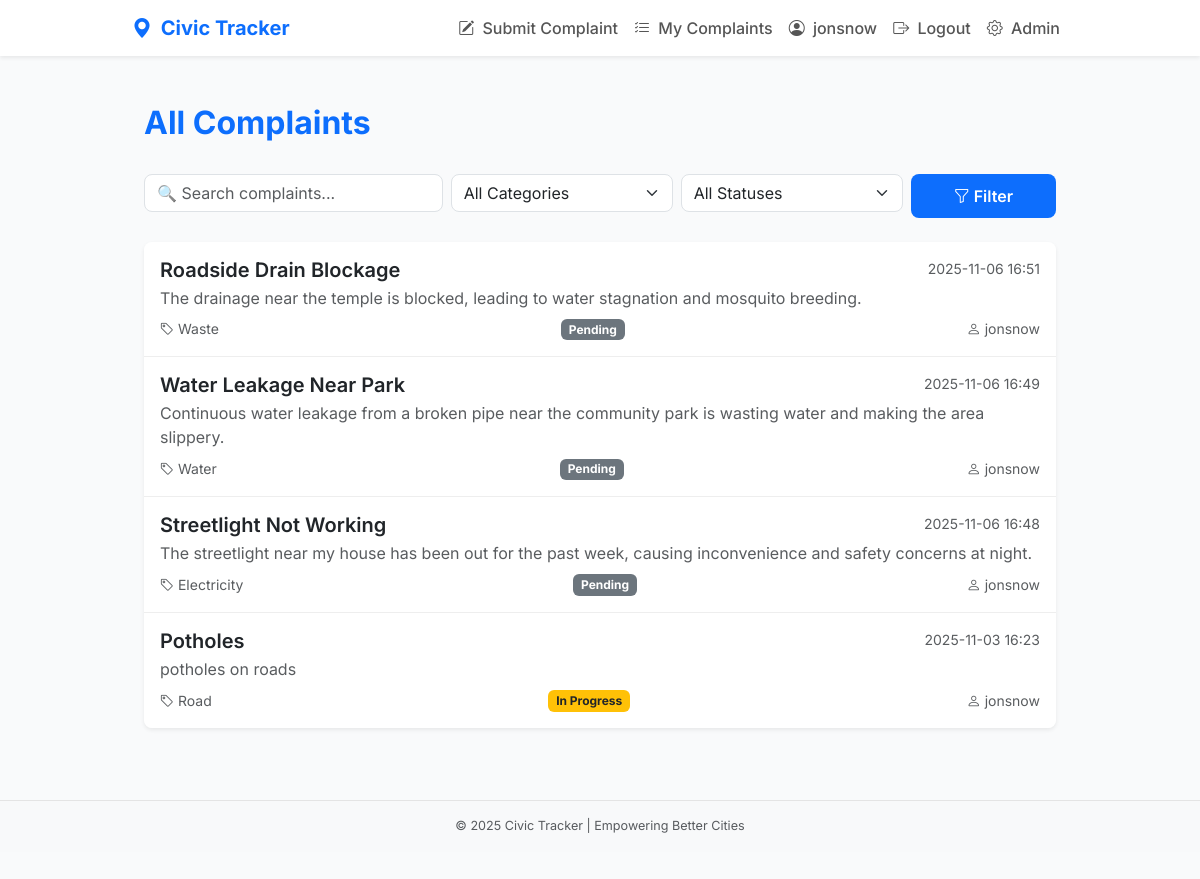
The app's page /complaints/ (signed in) with its own data.
### complaints/models.py (models this page shows, shortened)
class Complaint(models.Model):
    CATEGORY_CHOICES = [
        ('Road', 'Road'),
        ('Electricity', 'Electricity'),
        ('Water', 'Water'),
        ('Waste', 'Waste'),
    ]
    STATUS_CHOICES = [
        ('Pending', 'Pending'),
        ('In Progress', 'In Progress'),
        ('Resolved', 'Resolved'),
        ('Rejected', 'Rejected'),
    ]
    user = models.ForeignKey(settings.AUTH_USER_MODEL, on_delete=models.CASCADE, related_name='complaints')
    title = models.CharField(max_length=200)
    category = models.CharField(max_length=50, choices=CATEGORY_CHOICES)
    description = models.TextField()
    location = models.CharField(max_length=255)
    image = models.ImageField(upload_to='complaints/', blank=True, null=True)
    status = models.CharField(max_length=20, choices=STATUS_CHOICES, default='Pending')
    remarks = models.TextField(blank=True)
    created_at = models.DateTimeField(auto_now_add=True)
    class Meta:
        ordering = ['-created_at']

### complaints/views.py (the view)
# urls.py: path('complaints/', views.complaint_list, name='complaint_list'),
@login_required
def complaint_list(request):
    q = request.GET.get('q', '')
    category = request.GET.get('category', '')
    status = request.GET.get('status', '')
    if request.user.is_superuser:
        qs = Complaint.objects.all()
    else:
        qs = Complaint.objects.filter(user=request.user)
    if q:
        qs = qs.filter(Q(title__icontains=q) | Q(description__icontains=q))
    if category:
        qs = qs.filter(category=category)
    if status:
        qs = qs.filter(status=status)
    categories = [c[0] for c in Complaint.CATEGORY_CHOICES]
    statuses = [s[0] for s in Complaint.STATUS_CHOICES]
    return render(request, 'complaints/complaint_list.html', {
        'complaints': qs,
        'q': q,
        'category': category,
        'status': status,
        'categories': categories,
        'statuses': statuses,
    })

### templates/complaints/complaint_list.html (shortened to what this page needs)
{% extends 'complaints/base.html' %}
{% block content %}
<div class="container py-4">
  <div class="d-flex flex-wrap justify-content-between align-items-center mb-4">
    <h2 class="fw-bold text-primary mb-2">All Complaints</h2>
  </div>
  <form class="row g-2 mb-4" method="get">
    <div class="col-md-4">
      <input
        type="text"
        name="q"
        class="form-control"
        placeholder="🔍 Search complaints..."
        value="{{ q }}"
      />
    </div>
    <div class="col-md-3">
      <select name="category" class="form-select">
        <option value="">All Categories</option>
      </select>
    </div>
    <div class="col-md-3">
      <select name="status" class="form-select">
        <option value="">All Statuses</option>
      </select>
    </div>
    <div class="col-md-2">
      <button class="btn btn-primary w-100" type="submit">
        <i class="bi bi-funnel"></i> Filter
      </button>
    </div>
  </form>
  <div class="list-group shadow-sm rounded-3">
    {% for c in complaints %}
    <a
      class="list-group-item list-group-item-action py-3"
      href="{% url 'complaint_detail' c.pk %}"
    >
      <div class="d-flex w-100 justify-content-between align-items-start">
        <h5 class="mb-1 fw-semibold text-dark">{{ c.title }}</h5>
        <small class="text-muted">{{ c.created_at|date:'Y-m-d H:i' }}</small>
      </div>
      <p class="mb-2 text-muted">{{ c.description|truncatechars:140 }}</p>
      <div class="d-flex flex-wrap justify-content-between align-items-center small text-muted">
        <span><i class="bi bi-tag"></i> {{ c.category }}</span>
        <span>
          <span class="badge
            {% if c.status == 'Resolved' %} bg-success
            {% elif c.status == 'In Progress' %} bg-warning text-dark
            {% elif c.status == 'Pending' %} bg-secondary
            {% else %} bg-light text-dark
            {% endif %}
          ">
            {{ c.status }}
          </span>
        </span>
        <span><i class="bi bi-person"></i> {{ c.user.username }}</span>
      </div>
    </a>
    {% empty %}
    <div class="text-center py-4 text-muted">
      <i class="bi bi-emoji-neutral fs-3 d-block mb-2"></i>
      <p>No complaints found.</p>
    </div>
    {% endfor %}
  </div>
</div>
{% endblock %}

### templates/complaints/base.html (shortened to what this page needs)
{% load static %}
<!DOCTYPE html>
<html lang="en">
  <head>
    <link
      href="https://cdn.jsdelivr.net/npm/bootstrap@5.3.0/dist/css/bootstrap.min.css"
      rel="stylesheet"
    />
    <link rel="stylesheet" href="{% static 'css/styles.css' %}" />
  </head>
  <body>
    <nav class="navbar navbar-expand-lg navbar-light bg-white shadow-sm sticky-top">
      <div class="container">
        <a class="navbar-brand fw-bold text-primary" href="{% url 'home' %}">
          <i class="bi bi-geo-alt-fill me-1"></i> Civic Tracker
        </a>
        <div class="collapse navbar-collapse" id="navmenu">
          <ul class="navbar-nav ms-auto">
            <li class="nav-item">
              <a class="nav-link" href="{% url 'submit_complaint' %}">
                <i class="bi bi-pencil-square me-1"></i> Submit Complaint
              </a>
            </li>
            <li class="nav-item">
              <a class="nav-link" href="{% url 'complaint_list' %}">
                <i class="bi bi-list-check me-1"></i> My Complaints
              </a>
            </li>
            {% if user.is_authenticated %}
            <li class="nav-item">
              <a class="nav-link" href="{% url 'profile' %}">
                <i class="bi bi-person-circle me-1"></i> {{ user.username }}
              </a>
            </li>
            <li class="nav-item">
              <a class="nav-link text-danger" href="{% url 'logout' %}">
                <i class="bi bi-box-arrow-right me-1"></i> Logout
              </a>
            </li>
            {% endif %}
            <li class="nav-item">
              <a class="nav-link" href="/admin/">
                <i class="bi bi-gear me-1"></i> Admin
              </a>
            </li>
          </ul>
        </div>
      </div>
    </nav>
    <div class="container my-4">
      {% block content %}{% endblock %}
    </div>
    <footer class="footer bg-light py-3 mt-5">
      <div class="container text-center text-muted small">
        © {{ year|default:2025 }} Civic Tracker | Empowering Better Cities
      </div>
    </footer>
    <link
      rel="stylesheet"
      href="https://cdn.jsdelivr.net/npm/bootstrap-icons@1.10.5/font/bootstrap-icons.css"
    />
  </body>
</html>

### static/css/styles.css (style rules this page uses)
body { font-family: "Inter", sans-serif; background-color: #f9fafb; color: #333; padding-bottom: 60px; }
.navbar { transition: all 0.3s ease; }
.nav-link { font-weight: 500; color: #555 !important; transition: color 0.2s ease; }
.btn-primary { background-color: #0d6efd; border: none; font-weight: 600; border-radius: 8px; padding: 0.6rem 1.2rem; transition: background-color 0.2s ease; }
.footer { border-top: 1px solid #e4e4e4; color: #666; font-size: 0.9rem; }
form .form-control, form .form-select { border-radius: 8px; border: 1px solid #dee2e6; transition: border-color 0.2s ease; }
.list-group-item { border: none; border-bottom: 1px solid #eee; transition: background-color 0.2s ease, transform 0.2s ease; }
.list-group-item:last-child { border-bottom: none; }
.badge { font-size: 0.75rem; padding: 0.4em 0.65em; border-radius: 6px; }
form input, form select, form textarea { border-radius: 8px !important; border: 1px solid #ced4da; padding: 0.6rem 0.75rem; font-size: 0.95rem; transition: border-color 0.2s ease, box-shadow 0.2s ease; }
.container { max-width: 960px; }

### records on screen
Complaint: title "Roadside Drain Blockage", created_at "2025-11-06 16:51", description "The drainage near the temple is blocked, leading to water stagnation and mosquito breeding.", category "Waste", status "Pending", user.username "jonsnow"
Complaint: title "Water Leakage Near Park", created_at "2025-11-06 16:49", description "Continuous water leakage from a broken pipe near the community park is wasting water and making the area slippery.", category "Water", status "Pending", user.username "jonsnow"
Complaint: title "Streetlight Not Working", created_at "2025-11-06 16:48", description "The streetlight near my house has been out for the past week, causing inconvenience and safety concerns at night.", category "Electricity", status "Pending", user.username "jonsnow"
Complaint: title "Potholes", created_at "2025-11-03 16:23", description "potholes on roads", category "Road", status "In Progress", user.username "jonsnow"

### other values on screen
{{ user.username }} "jonsnow"
{{ year|default:2025 }} "2025"
